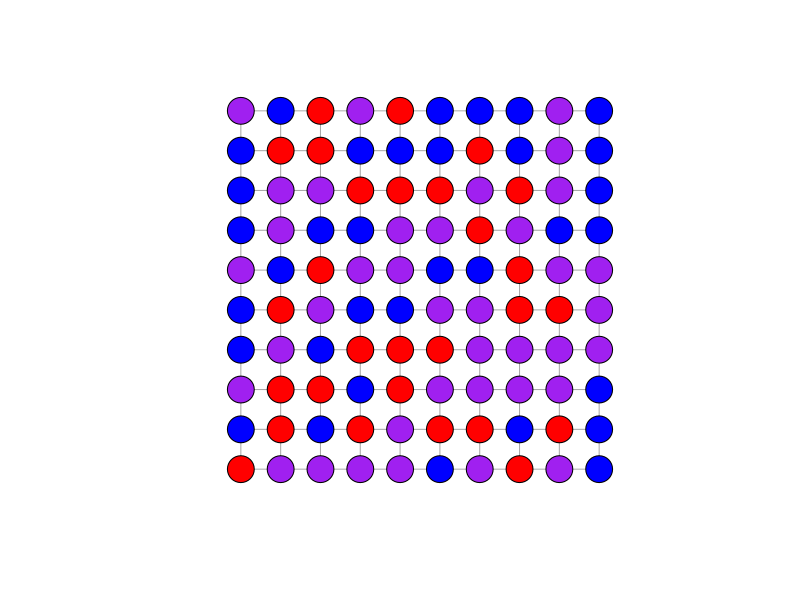
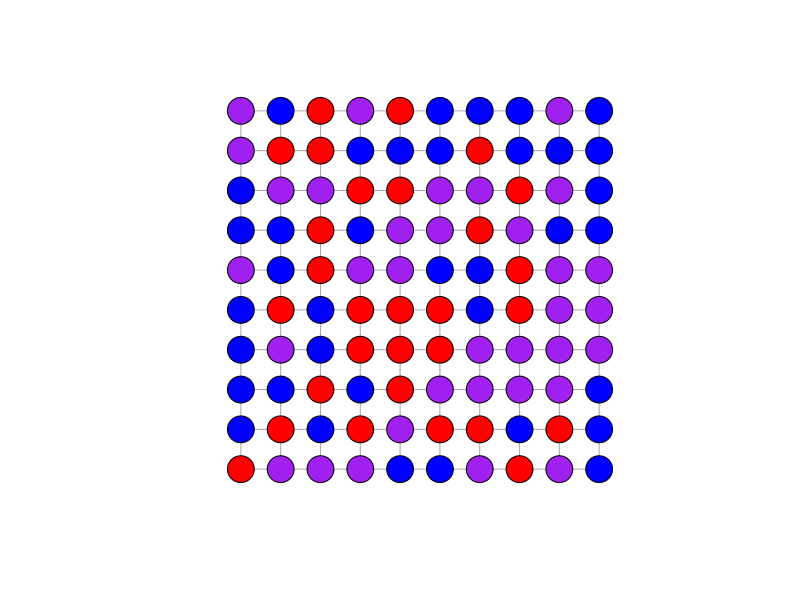
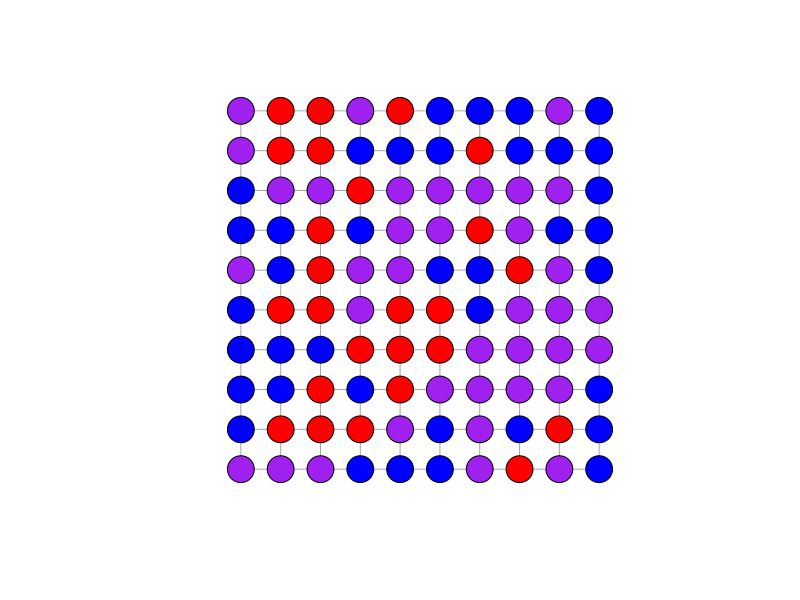
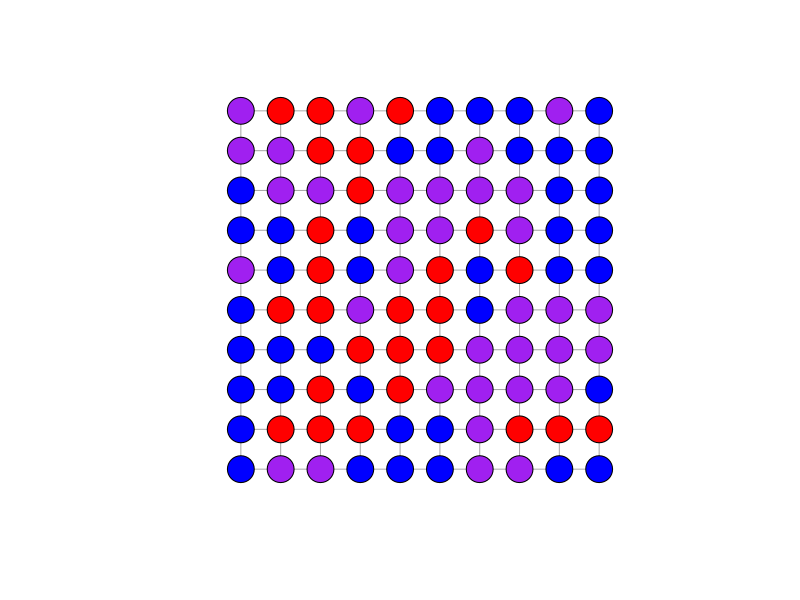
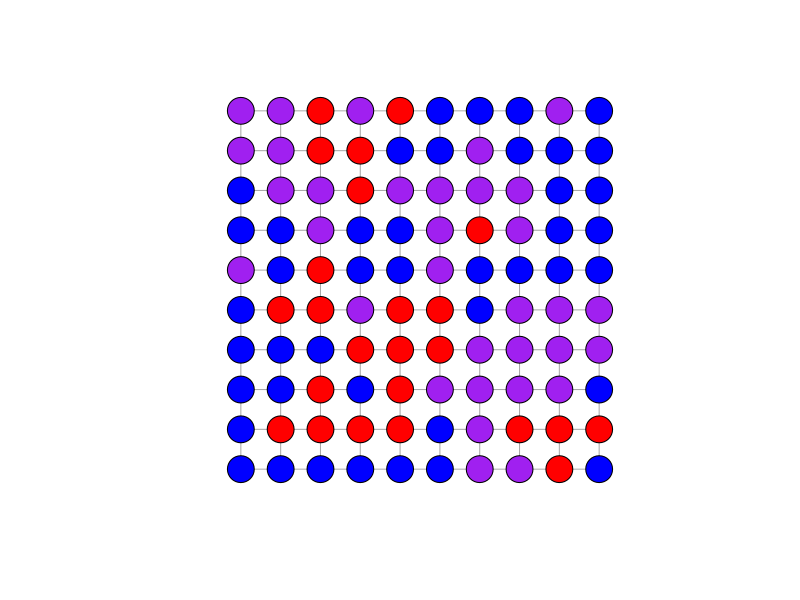
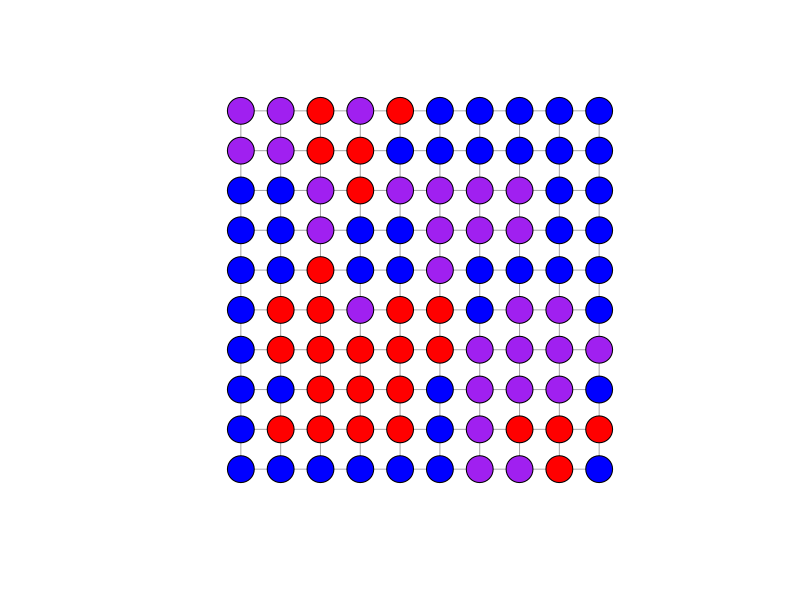
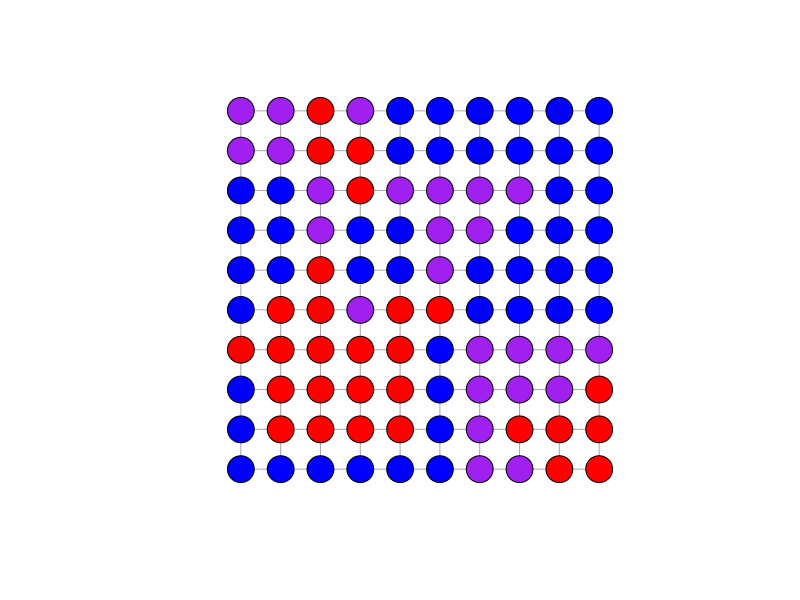
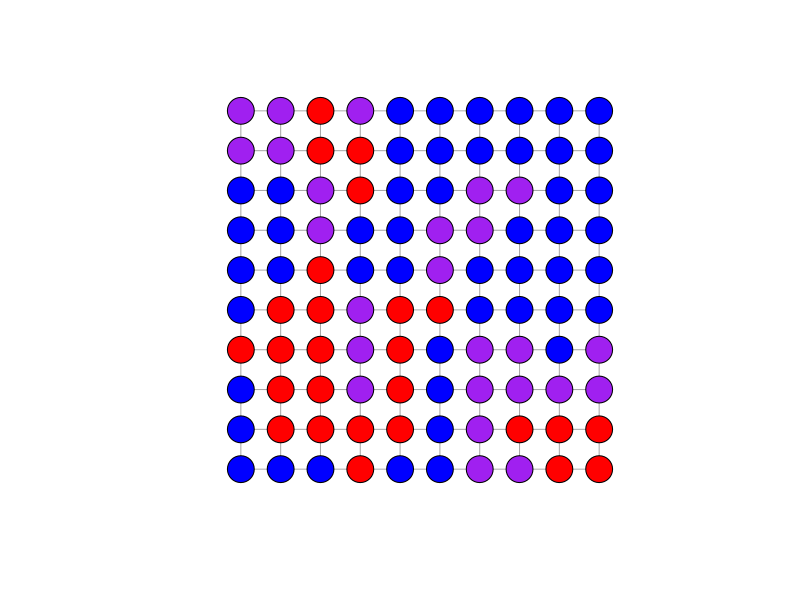

Source code (R) for these figures, in order:
## ---- chunk 1
# RMarkdown
knitr::opts_chunk$set(echo = TRUE)

# Packages
library(igraph)
library(reshape2)
library(ggplot2)
## ---- chunk 2
# Define function to simulate simple game 
simple_RPS <- function(n_rounds){
  
  # Define size of the lattice
  side_length <- 10 
  
  # Create an empty data.frame to store strategy frequencies
  strat_freq <- data.frame()
  
  # Create a lattice network using the igraph package
  l <- graph.lattice(length = side_length, dim = 2)
  
  # Every individual (vertices) chooses a strategy at random
  V(l)$weapon <- sample(c(1:3), size = length(V(l)), replace = T)
  
  # Colour the different options
  V(l)[weapon==1]$color <- "purple" # Paper
  V(l)[weapon==2]$color <- "blue" # Scissors (sapphire)
  V(l)[weapon==3]$color <- "red" # Rock
  
  # Initial arrangement: 
  plot(l,
       layout = as.matrix(expand.grid(1:side_length, 1:side_length)),
       vertex.label=NA)
  
  # Simulate n rounds
  for(t in 1:n_rounds){
    
    # Pick a random agent
    from <- as.numeric(sample(V(l), 1))
    # Find its neighbours
    nei <- neighbors(l, v = from, mode = 'all')
    
    # If there is only one weapon type left, then stop simulation 
    if(length(unique(V(l)$weapon))==1) {
      stop(paste(unique(V(l)$weapon),
                 'has won the game after',
                 t,
                 'rounds!'))
      } else {
        # If there are multiple weapon types then choose 1 of agent's neighbours
        to <- sample(nei, 1)
        from_to <- c(from, to)
        
        # Find both their weapon types
        w <- as.numeric(V(l)$weapon[from_to])
        
        # If both weapons are equal, nothing happens:
        if(w[1]==w[2]) {} else{
          
          # If one chooses Rock and the other Paper, Paper wins:
          if(max(w) == 3 && min(w) == 1) {
            V(l)$weapon[from_to[w==3]] <- "1" 
            }
          else{
            # For the two other cases, the better weapon wins:
            V(l)$weapon[from_to[w == min(w)]] <- V(l)$weapon[from_to[w == max(w)]]
            }
          }
        }
    
    # Record the frequency of each strategy for each round
    strat_freq <- rbind(strat_freq,
                        c(sum(V(l)$"weapon" == "1"),
                          sum(V(l)$"weapon" == "2"),
                          sum(V(l)$"weapon" == "3")))
    
    # Plot the lattice network every 25th round
    if(t %% 25 == 0){
      V(l)[weapon==1]$color <- "purple" # Paper
      V(l)[weapon==2]$color <- "blue" # Scissors
      V(l)[weapon==3]$color <- "red" # Rock
      
      plot(l,
           layout = as.matrix(expand.grid(1:side_length, 1:side_length)),
           vertex.label=NA)
      }
    }

# Viz changes over time 
names(strat_freq) <- c("Paper", "Scissors", "Rock")
s <- melt(strat_freq)
s$time <- 1:nrow(strat_freq)

ggplot(s, aes(x = time, y = value, col = variable)) + 
  geom_line() + 
  scale_y_continuous("Frequency") +
  scale_x_continuous("Time") +
  scale_color_discrete("Strategy") +
  theme_minimal() +
  theme(axis.title.y = element_text(angle = 0, vjust = 0.5))
}
## ---- chunk 3
# Play for 1000 rounds
simple_RPS(n_rounds = 1000)
